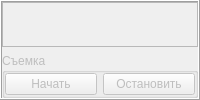
     <widget class="QFrame" name="cameraDisplayControlFrame">
      <property name="sizePolicy">
       <sizepolicy hsizetype="Expanding" vsizetype="Preferred">
        <horstretch>0</horstretch>
        <verstretch>0</verstretch>
       </sizepolicy>
      </property>
      <property name="frameShape">
       <enum>QFrame::Box</enum>
      </property>
      <property name="frameShadow">
       <enum>QFrame::Raised</enum>
      </property>
      <layout class="QVBoxLayout" name="verticalLayout_3">
       <property name="leftMargin">
        <number>0</number>
       </property>
       <property name="topMargin">
        <number>0</number>
       </property>
       <property name="rightMargin">
        <number>0</number>
       </property>
       <property name="bottomMargin">
        <number>0</number>
       </property>
       <item>
        <widget class="QFrame" name="cameraDisplayFrame">
         <property name="frameShape">
          <enum>QFrame::StyledPanel</enum>
         </property>
         <property name="frameShadow">
          <enum>QFrame::Raised</enum>
         </property>
         <layout class="QHBoxLayout" name="horizontalLayout_7">
          <item>
           <widget class="QLabel" name="imageLabel">
            <property name="sizePolicy">
             <sizepolicy hsizetype="Ignored" vsizetype="Ignored">
              <horstretch>0</horstretch>
              <verstretch>0</verstretch>
             </sizepolicy>
            </property>
            <property name="maximumSize">
             <size>
              <width>16777215</width>
              <height>16777215</height>
             </size>
            </property>
            <property name="text">
             <string/>
            </property>
            <property name="pixmap">
             <pixmap resource="resources.qrc">:/resources/stars.jpg</pixmap>
            </property>
            <property name="scaledContents">
             <bool>true</bool>
            </property>
           </widget>
          </item>
         </layout>
        </widget>
       </item>
       <item>
        <widget class="QGroupBox" name="cameraCaptureGroupBox">
         <property name="enabled">
          <bool>false</bool>
         </property>
         <property name="sizePolicy">
          <sizepolicy hsizetype="Preferred" vsizetype="Fixed">
           <horstretch>0</horstretch>
           <verstretch>0</verstretch>
          </sizepolicy>
         </property>
         <property name="title">
          <string>Съемка</string>
         </property>
         <layout class="QHBoxLayout" name="horizontalLayout_6">
          <property name="leftMargin">
           <number>0</number>
          </property>
          <property name="topMargin">
           <number>0</number>
          </property>
          <property name="rightMargin">
           <number>0</number>
          </property>
          <property name="bottomMargin">
           <number>0</number>
          </property>
          <item>
           <widget class="QPushButton" name="cameraStartCaptureButton">
            <property name="text">
             <string>Начать</string>
            </property>
           </widget>
          </item>
          <item>
           <widget class="QPushButton" name="cameraStopCaptureButton">
            <property name="enabled">
             <bool>false</bool>
            </property>
            <property name="text">
             <string>Остановить</string>
            </property>
           </widget>
          </item>
         </layout>
        </widget>
       </item>
      </layout>
     </widget>
